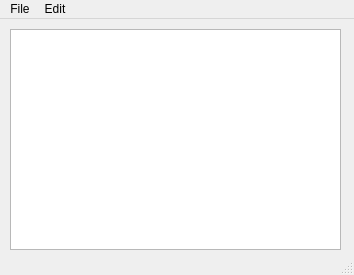
<?xml version="1.0" encoding="UTF-8"?>
<ui version="4.0">
 <class>MainWindow</class>
 <widget class="QMainWindow" name="MainWindow">
  <property name="geometry">
   <rect>
    <x>0</x>
    <y>0</y>
    <width>354</width>
    <height>275</height>
   </rect>
  </property>
  <property name="windowTitle">
   <string>MainWindow</string>
  </property>
  <widget class="QWidget" name="centralwidget">
   <widget class="QWidget" name="verticalLayoutWidget">
    <property name="geometry">
     <rect>
      <x>10</x>
      <y>10</y>
      <width>331</width>
      <height>221</height>
     </rect>
    </property>
    <layout class="QVBoxLayout" name="verticalLayout">
     <item>
      <widget class="QTextEdit" name="textEdit"/>
     </item>
    </layout>
   </widget>
  </widget>
  <widget class="QMenuBar" name="menubar">
   <property name="geometry">
    <rect>
     <x>0</x>
     <y>0</y>
     <width>354</width>
     <height>21</height>
    </rect>
   </property>
   <widget class="QMenu" name="menuFile">
    <property name="title">
     <string>File</string>
    </property>
    <addaction name="actionNew"/>
    <addaction name="actionOpen"/>
    <addaction name="actionSave_As"/>
    <addaction name="actionPrint"/>
    <addaction name="actionExit"/>
   </widget>
   <widget class="QMenu" name="menuEdit">
    <property name="title">
     <string>Edit</string>
    </property>
    <addaction name="actionCopy"/>
    <addaction name="actionPaste"/>
    <addaction name="actionCut"/>
    <addaction name="actionUndo"/>
    <addaction name="actionRedo"/>
   </widget>
   <addaction name="menuFile"/>
   <addaction name="menuEdit"/>
  </widget>
  <widget class="QStatusBar" name="statusbar"/>
  <action name="actionNew">
   <property name="icon">
    <iconset resource="Resources.qrc">
     <normaloff>:/images/images/icons8-new-file-64.png</normaloff>:/images/images/icons8-new-file-64.png</iconset>
   </property>
   <property name="text">
    <string>New</string>
   </property>
  </action>
  <action name="actionOpen">
   <property name="icon">
    <iconset resource="Resources.qrc">
     <normaloff>:/images/images/icons8-add-file-64.png</normaloff>:/images/images/icons8-add-file-64.png</iconset>
   </property>
   <property name="text">
    <string>Open</string>
   </property>
  </action>
  <action name="actionSave_As">
   <property name="icon">
    <iconset resource="Resources.qrc">
     <normaloff>:/images/images/icons8-save-64.png</normaloff>:/images/images/icons8-save-64.png</iconset>
   </property>
   <property name="text">
    <string>Save As</string>
   </property>
  </action>
  <action name="actionPrint">
   <property name="text">
    <string>Print</string>
   </property>
  </action>
  <action name="actionExit">
   <property name="text">
    <string>Exit</string>
   </property>
  </action>
  <action name="actionCopy">
   <property name="icon">
    <iconset resource="Resources.qrc">
     <normaloff>:/images/images/icons8-new-copy-16.png</normaloff>:/images/images/icons8-new-copy-16.png</iconset>
   </property>
   <property name="text">
    <string>Copy</string>
   </property>
  </action>
  <action name="actionPaste">
   <property name="icon">
    <iconset resource="Resources.qrc">
     <normaloff>:/images/images/icons8-paste-32.png</normaloff>:/images/images/icons8-paste-32.png</iconset>
   </property>
   <property name="text">
    <string>Paste</string>
   </property>
  </action>
  <action name="actionCut">
   <property name="icon">
    <iconset resource="Resources.qrc">
     <normaloff>:/images/images/icons8-surgical-64.png</normaloff>:/images/images/icons8-surgical-64.png</iconset>
   </property>
   <property name="text">
    <string>Cut</string>
   </property>
  </action>
  <action name="actionUndo">
   <property name="icon">
    <iconset resource="Resources.qrc">
     <normaloff>:/images/images/icons8-undo-24.png</normaloff>:/images/images/icons8-undo-24.png</iconset>
   </property>
   <property name="text">
    <string>Undo</string>
   </property>
  </action>
  <action name="actionRedo">
   <property name="icon">
    <iconset resource="Resources.qrc">
     <normaloff>:/images/images/icons8-redo-24.png</normaloff>:/images/images/icons8-redo-24.png</iconset>
   </property>
   <property name="text">
    <string>Redo</string>
   </property>
  </action>
 </widget>
 <resources>
  <include location="Resources.qrc"/>
 </resources>
 <connections/>
</ui>
